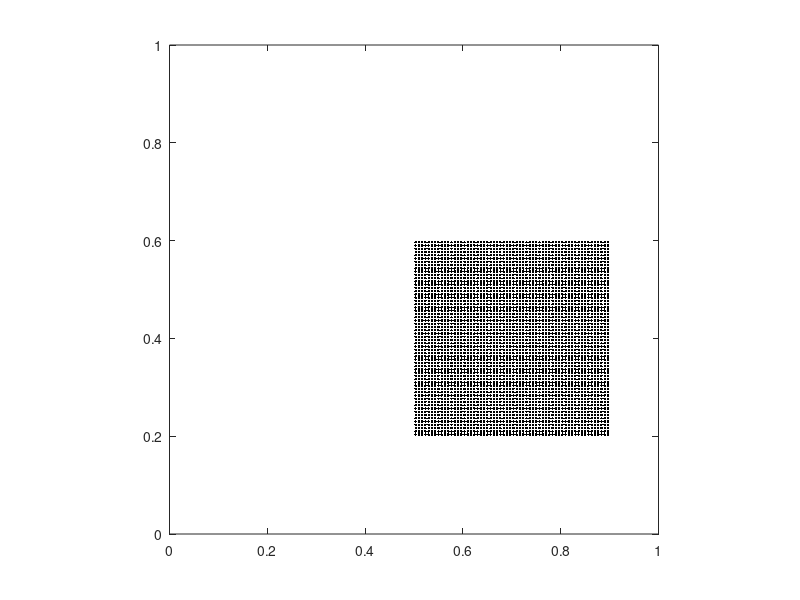

MATLAB code to generate this figure:
#!/usr/bin/env octave

p.rho = 1200;
p.E = 1e6;
p.nu = 0.3;
p.g = -0.8;
p.Np = 60;
p.N = 61;
p.rhop = 3;
p.tol = 1e-12;
p.T = 2;

% shot angle
angle = 0 * pi / 180.0;
mag = 0;

% make an NxN computational grid
N = p.N;
Np = p.Np;
x = linspace(0,1,N);
y = linspace(0,1,N);
h = x(2)-x(1);
dt = 0.4*h*sqrt(p.rho/p.E);
T = p.T;
E = p.E;
nu = p.nu;
tol = p.tol;

Nn = N*N;

% set up material points
%bar_w = 1.0; Nbx = Np; %
bar_w = 0.4; Nbx = Np; %
% Nbx = ceil(p.rhop*bar_w/h);
bar_h = 1.0; Nby = (bar_h/bar_w)*Nbx;
bar_h = 0.4; Nby = (bar_h/bar_w)*Nbx;

bxtmp = linspace(0, bar_w, Nbx+1);
% bar_x = (0.5 - bar_w/2) + bxtmp(1:end-1) + bxtmp(2)/2;
bar_x = 0.5 + bxtmp(1:end-1) + bxtmp(2)/2;
bytmp = linspace(0, bar_h, Nby+1);
bar_y = 0.2 + bytmp(1:end-1) + bytmp(2)/2;

% initialize position
Np = Nbx*Nby;
[xp, yp] = meshgrid(bar_x, bar_y);

cmx = mean(xp(:));
cmy = mean(yp(:));

th = atan2(yp(:) - cmy, xp(:) - cmx);
mm = hypot(yp(:) - cmy, xp(:) - cmx);

xp(:) = mm .* cos(th(:) + angle) + cmx;
yp(:) = mm .* sin(th(:) + angle) + cmy;

% initialize volume
vp = (bar_w/Nbx)*(bar_h/Nby)*ones(size(xp));
% vp = (pi*r^2/Np)*ones(size(xp));

% initialize mass
mp = p.rho*vp;

% initialize velocity
xp_t = mag*cos(angle)*ones(size(xp));
yp_t = mag*sin(angle)*ones(size(yp));

% initialize stress
sxxp = 0*ones(size(xp));
syyp = 0*ones(size(yp));
sxyp = 0*ones(size(yp));

% initialize strain
exxp = zeros(size(xp));
exyp = zeros(size(yp));
eyyp = zeros(size(yp));

% initialize body forces
bxp = zeros(size(xp));
byp = p.g*ones(size(yp));

% plot material points
plot(xp, yp, '.k'); axis equal;
xlim([min(x), max(x)]);
ylim([min(y), max(y)]);

% dump starting config to text file
fp = fopen('generated_particles.txt', 'w');
fprintf(fp, '%d\n', numel(mp));
for i=1:numel(mp)
    fprintf(fp, '%g %g %g %g %g %g %g %g %g\n', mp(i), vp(i), ...
        xp(i), yp(i), xp_t(i), yp_t(i), ...
        sxxp(i), sxyp(i), syyp(i));
end
fclose(fp);

% grid file
fp = fopen('generated_grid.txt', 'w');
fprintf(fp, '%d\n', N);
fprintf(fp, '1\n');
fclose(fp);

% bc file
fp = fopen('bc.cfg', 'w');
fprintf(fp, 'dirichlet-bcs = {\n');
fprintf(fp, '};\n');
fprintf(fp, 'periodic-bcs = {\n');
fprintf(fp, '};\n');
